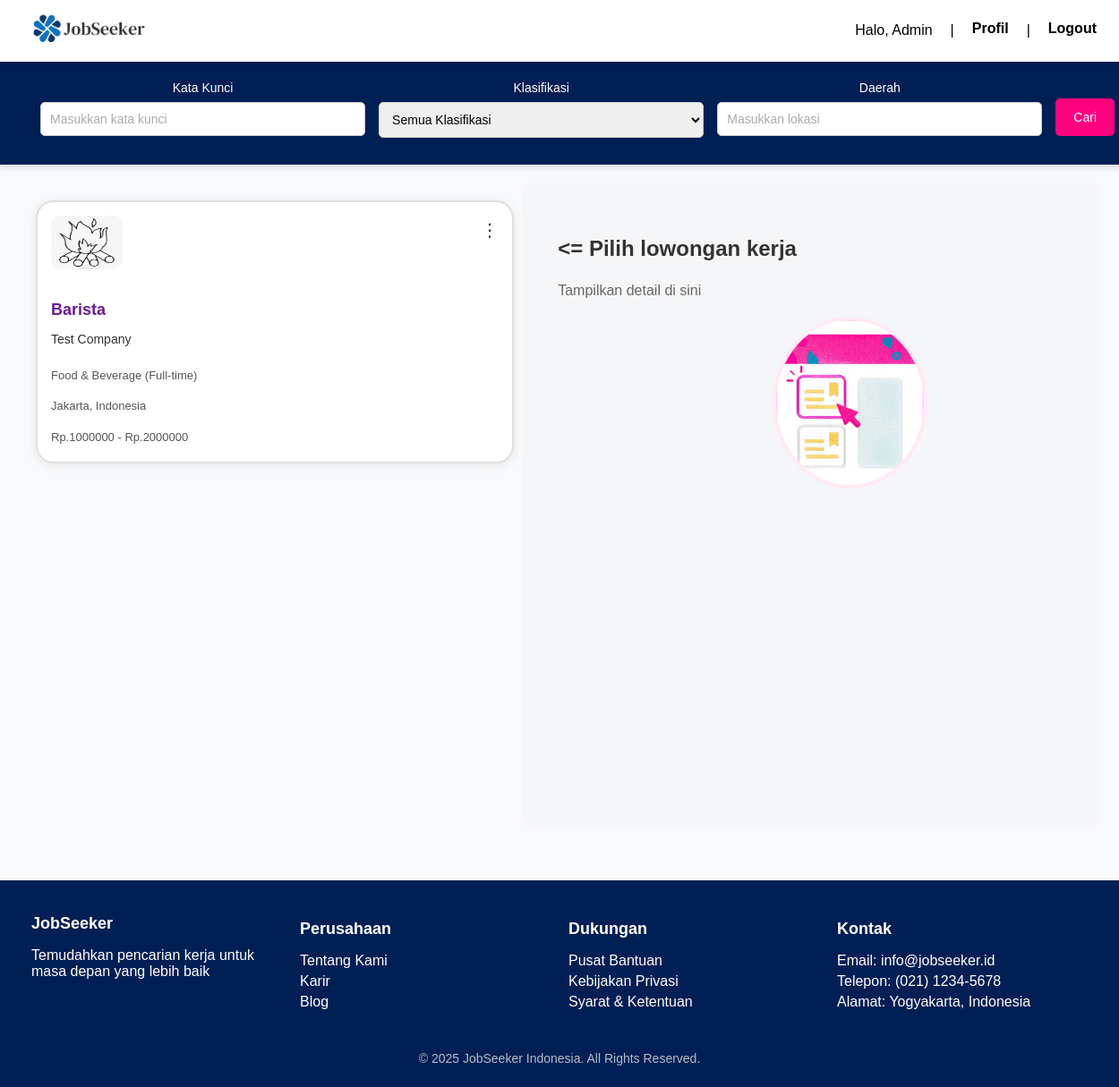
/dashboard_user.php (signed in), run on the app's committed database.
### tables this page shows
CREATE TABLE `users` (
  `id` int(11) NOT NULL,
  `name` varchar(100) NOT NULL,
  `email` varchar(100) NOT NULL,
  `password` varchar(255) NOT NULL,
  `created_at` timestamp NOT NULL DEFAULT current_timestamp()
);

CREATE TABLE `lowongan` (
  `id` int(11) NOT NULL,
  `employer_id` int(11) NOT NULL,
  `judul` varchar(100) NOT NULL,
  `perusahaan` varchar(100) NOT NULL,
  `kategori` varchar(50) NOT NULL,
  `lokasi` varchar(100) NOT NULL,
  `gaji_min` int(11) NOT NULL,
  `gaji_max` int(11) NOT NULL,
  `gaji_display` varchar(100) NOT NULL,
  `tipe` varchar(20) NOT NULL,
  `logo` varchar(255) NOT NULL,
  `deskripsi` text NOT NULL,
  `kualifikasi` text NOT NULL,
  `batas_lamaran` date DEFAULT NULL,
  `created_at` timestamp NOT NULL DEFAULT current_timestamp(),
  `updated_at` timestamp NOT NULL DEFAULT current_timestamp() ON UPDATE current_timestamp()
);

### dashboard_user.php (the view, shortened to what this page needs)
<?php
include 'koneksi.php';
$userEmail = $_SESSION['user_email'];
$stmt = $conn->prepare("SELECT name, email FROM users WHERE email = ?");
$stmt->bind_param("s", $userEmail);
$stmt->execute();
$resultUser = $stmt->get_result();
$user = $resultUser->fetch_assoc();
$keyword  = $_GET['keyword'] ?? '';
$lokasi   = $_GET['lokasi'] ?? '';
$sql = "SELECT * FROM lowongan WHERE 1=1";
$sql .= " ORDER BY id DESC";
$result = $conn->query($sql);
?>
<!DOCTYPE html>
<html lang="id">
<head>
<link rel="stylesheet" href="styles/index.css?v=<?= time(); ?>">
</head>
<body>
<div class="navbar-container">
    <nav class="navbar">
        <a href="dashboard_user.php" class="logo">
            <img src="assets/logo website/jobseeker.png" alt="Logo Web" />
        </a>
        <div class="nav-right">
            <span>Halo, <?= htmlspecialchars($user['name']) ?></span> |
            <a href="profile_user.php" class="nav-item">Profil</a> |
            <a href="logout.php" class="nav-item">Logout</a>
        </div>
    </nav>
</div>
<div class="search-box">
  <form method="GET">
    <div class="search-group">
      <div class="search-field">
        <label for="keyword">Kata Kunci</label>
        <input type="text" name="keyword" placeholder="Masukkan kata kunci" value="<?= htmlspecialchars($keyword) ?>">
      </div>
      <div class="search-field">
      <label for="kategori">Klasifikasi</label>
          <select name="kategori">
          <option value="">Semua Klasifikasi</option>
          </select>
      </div>
      <div class="search-field">
        <label for="lokasi">Daerah</label>
        <input type="text" name="lokasi" placeholder="Masukkan lokasi" value="<?= htmlspecialchars($lokasi) ?>">
      </div>
      <button type="submit">Cari</button>
    </div>
  </form>
</div>
<div class="main-container">
  <div class="job-list">
    <?php if ($result && $result->num_rows > 0): ?>
      <?php while($row = $result->fetch_assoc()): ?>
        <div class="job-card" data-id="<?= htmlspecialchars($row['id']) ?>">
          <div class="menu-container">
            <button class="menu-button">⋮</button>
          </div>
          <img src="<?= htmlspecialchars($row['logo'] ?? '/path/to/default-logo.png') ?>" alt="<?= htmlspecialchars($row['perusahaan']) ?>" style="height: 60px; margin-bottom: 15px;">
          <div style="font-size: 18px; font-weight: bold; color: #6a1b9a; margin-top: 5px;">
              <?= htmlspecialchars($row['judul']) ?>
          </div>
          <div style="font-size: 14px; color: #333; margin-bottom: 10px;">
              <?= htmlspecialchars($row['perusahaan']) ?>
          </div>
          <div style="font-size: 13px; color: #555; margin-bottom: 5px;">
              <?= htmlspecialchars($row['kategori']) ?> (<?= htmlspecialchars($row['tipe']) ?>)
          </div>
          <div style="font-size: 13px; color: #555; margin-bottom: 5px;">
              <?= htmlspecialchars($row['lokasi']) ?>
          </div>
          <div style="font-size: 13px; color: #555; margin-bottom: 5px;">
              Rp.<?= htmlspecialchars($row['gaji_min']) ?> - Rp.<?= htmlspecialchars($row['gaji_max']) ?>
          </div>
        </div>
      <?php endwhile; ?>
    <?php else: ?>
      <p>Tidak ada lowongan ditemukan.</p>
    <?php endif; ?>
  </div>
<div class="job-details" id="job-detail">
  <div class="job-placeholder">
    <h2><= Pilih lowongan kerja</h2>
    <p>Tampilkan detail di sini</p>
    <img src="assets/background/lihat.png" alt="Logo Web" />
  </div>
</div>
</div>
<footer class="footer">
    <div class="footer-container">
        <div class="footer-section">
            <h3>JobSeeker</h3>
            <p>Temudahkan pencarian kerja untuk masa depan yang lebih baik</p>
        </div>
        <div class="footer-section">
            <h4>Perusahaan</h4>
            <ul>
                <li><a href="#">Tentang Kami</a></li>
                <li><a href="#">Karir</a></li>
                <li><a href="#">Blog</a></li>
            </ul>
        </div>
        <div class="footer-section">
            <h4>Dukungan</h4>
            <ul>
                <li><a href="#">Pusat Bantuan</a></li>
                <li><a href="#">Kebijakan Privasi</a></li>
                <li><a href="#">Syarat & Ketentuan</a></li>
            </ul>
        </div>
        <div class="footer-section">
            <h4>Kontak</h4>
            <ul>
                <li>Email: info@jobseeker.id</li>
                <li>Telepon: (021) 1234-5678</li>
                <li>Alamat: Yogyakarta, Indonesia</li>
            </ul>
        </div>
    </div>
    <div class="footer-copy">
        <p>&copy; 2025 JobSeeker Indonesia. All Rights Reserved.</p>
    </div>
</footer>
</body>
</html>

### styles/index.css (style rules this page uses)
body { font-family: Arial, Helvetica, sans-serif; margin: 0; padding: 0; background-color: #f8f9fa; overflow-x: hidden; padding-top: 60px; }
.navbar-container { width: 100%; position: fixed; top: 0; left: 0; z-index: 1000; background-color: #fff; box-shadow: 0 2px 10px rgba(0,0,0,0.1); }
.navbar { display: flex; align-items: center; justify-content: space-between; padding: 5px 15px; max-width: 1200px; margin: 0 auto; }
.nav-right { display: flex; align-items: center; gap: 20px; }
.nav-item { position: relative; font-size: 16px; font-weight: bold; text-decoration: none; color: black; padding-bottom: 5px; }
.nav-item::after { content: ""; display: block; width: 100%; height: 2px; background-color: #001f54; position: absolute; left: 0; bottom: 0; transform: scaleX(0); transition: transform 0.3s ease-in-out; }
.logo img { width: 150px !important; height: auto; }
.main-container { display: flex; height: 90vh; padding: 20px; }
.job-list { width: 60%; overflow-y: auto; border-right: 0 solid #ccc; padding-right: 10px; display: grid; grid-template-columns: repeat(auto-fit, minmax(500px, 1fr)); gap: 20px; padding: 20px; }
.job-details { width: 65%; padding: 40px; background-color: #f5f6f8; min-height: 400px; border-radius: 12px; overflow-y: auto; display: flex; align-items: flex-start; }
.job-placeholder { display: flex; flex-direction: column; align-items: flex-start; color: #333; }
.job-placeholder h2 { font-size: 24px; font-weight: 600; margin-bottom: 8px; }
.job-placeholder p { font-size: 16px; color: #666; margin-bottom: 20px; }
.job-placeholder img { width: 165px; border-radius: 50%; background-color: #ffeaf5; padding: 4px; margin-left: 90%; }
.job-card { cursor: pointer; position: relative; display: flex; flex-direction: column; justify-content: space-between; align-items: flex-start; background: white; padding: 15px; border-radius: 20px; width: 500px; height: 260px; border: 2px solid #e0e0e0; box-shadow: 0 2px 12px rgba(0, 0, 0, 0.08); transition: border-color 0.3s ease, box-shadow 0.3s ease; }
.job-card img { width: 80px; height: 80px; border-radius: 10px; }
.menu-container { position: absolute; top: 14px; right: 10px; }
.menu-button { background: none; border: none; font-size: 20px; cursor: pointer; padding: 5px; color: #333; }
.search-box { background-color: #001f54; background-size: cover; background-position: center; padding: 30px 20px; border-radius: 0; color: white; margin: 0; width: 100%; text-align: center; box-shadow: 0 4px 6px rgba(0, 0, 0, 0.1); }
.search-box form { display: flex; flex-wrap: wrap; align-items: center; justify-content: center; gap: 15px; max-width: 1200px; margin: auto; }
.search-group { display: flex; flex-wrap: wrap; gap: 15px; width: 100%; }
.search-field { display: flex; flex-direction: column; flex: 1; min-width: 200px; }
.search-field label { font-size: 14px; margin-bottom: 8px; color: white; display: block; }
.search-field input, .search-field select { padding: 10px; border: 1px solid #ccc; border-radius: 5px; font-size: 14px; width: 100%; box-sizing: border-box; }
.search-field input::placeholder { color: #aaa; }
button[type="submit"] { background-color: #ff007f; color: white; border: none; padding: 10px 20px; border-radius: 5px; cursor: pointer; font-size: 14px; height: 42px; box-sizing: border-box; margin-top: 20px; }
.footer { background-color: #001f54; color: white; padding: 10px 20px; text-align: center; margin-top: 40px; }
.footer-container { display: flex; justify-content: space-between; flex-wrap: wrap; max-width: 1200px; margin: auto; text-align: left; }
.footer-section { flex: 1; min-width: 250px; margin: 10px; }
.footer-section h3, .footer-section h4 { margin-bottom: 10px; font-size: 18px; }
.footer-section ul { list-style: none; padding: 0; }
.footer-section ul li { margin: 5px 0; }
.footer-section ul li a { color: white; text-decoration: none; transition: color 0.3s; }
.footer-copy { margin-top: 20px; font-size: 14px; opacity: 0.7; }

### data on the page
users: name "Admin"
lowongan: logo (picture), judul "Barista", perusahaan "Test Company", kategori "Food & Beverage", tipe "Full-time", lokasi "Jakarta, Indonesia", gaji_min "1000000", gaji_max "2000000"
